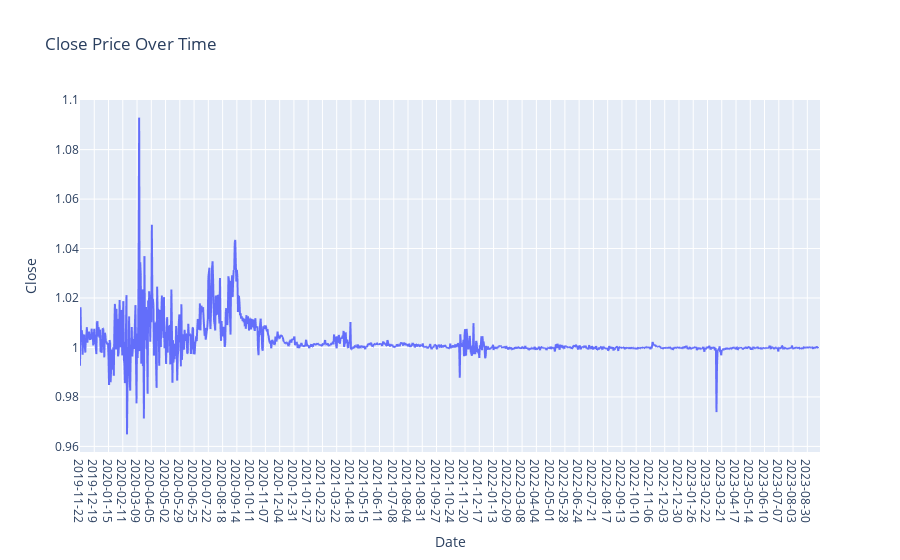

Notebook cell for this chart:
### Markdown cell above
## iv) Graph for Close Column Values

### Code cell
plt.figure(figsize=(14, 6))
fig = px.line(DAI.Close,x=DAI.Date, y='Close', labels={'x': 'Date', 'y': 'Price'}, title='Close Price Over Time')
fig.update_xaxes(type='category')  # Ensure the x-axis treats the index as categorical (date)
fig.show()

### Figure 1 — Plotly figure (JSON) as saved in the notebook; plotly's stock layout.template omitted (floating-point values rounded to 4 significant figures; data arrays with more than 128 entries replaced by an {"elided": "..."} marker saying what was removed)
{"data": [{"hovertemplate": "Date=%{x}<br>Close=%{y}<extra></extra>", "legendgroup": "", "line": {"color": "#636efa", "dash": "solid"}, "marker": {"symbol": "circle"}, "mode": "lines", "name": "", "showlegend": false, "type": "scattergl", "x": {"elided": "1402 str values"}, "xaxis": "x", "y": {"elided": "1402 float values"}, "yaxis": "y"}], "layout": {"legend": {"tracegroupgap": 0}, "title": {"text": "Close Price Over Time"}, "xaxis": {"anchor": "y", "domain": [0, 1], "title": {"text": "Date"}, "type": "category"}, "yaxis": {"anchor": "x", "domain": [0, 1], "title": {"text": "Close"}}}}
